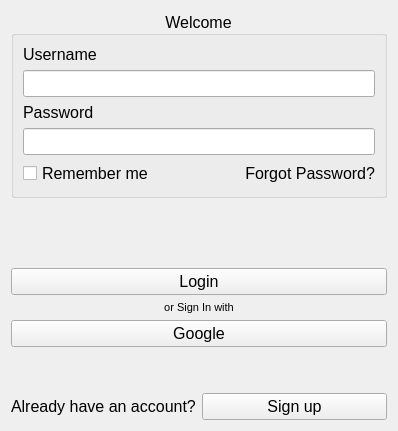
<?xml version="1.0" encoding="UTF-8"?>
<ui version="4.0">
 <class>W_LoginForm</class>
 <widget class="QWidget" name="W_LoginForm">
  <property name="geometry">
   <rect>
    <x>0</x>
    <y>0</y>
    <width>398</width>
    <height>431</height>
   </rect>
  </property>
  <property name="font">
   <font>
    <pointsize>12</pointsize>
   </font>
  </property>
  <property name="windowTitle">
   <string>SIA2 Utilities</string>
  </property>
  <property name="windowIcon">
   <iconset resource="../../Icons/Icons.qrc">
    <normaloff>:/Main/utilities.png</normaloff>:/Main/utilities.png</iconset>
  </property>
  <layout class="QGridLayout" name="gridLayout">
   <item row="13" column="1" colspan="2">
    <widget class="QPushButton" name="pushButton">
     <property name="text">
      <string>Sign up</string>
     </property>
    </widget>
   </item>
   <item row="1" column="0" colspan="3">
    <widget class="QGroupBox" name="groupBox">
     <property name="title">
      <string>Welcome</string>
     </property>
     <property name="alignment">
      <set>Qt::AlignmentFlag::AlignCenter</set>
     </property>
     <layout class="QFormLayout" name="formLayout">
      <item row="0" column="0">
       <widget class="QLabel" name="label">
        <property name="text">
         <string>Username</string>
        </property>
       </widget>
      </item>
      <item row="2" column="0">
       <widget class="QLabel" name="label_2">
        <property name="text">
         <string>Password</string>
        </property>
       </widget>
      </item>
      <item row="1" column="0" colspan="2">
       <widget class="QLineEdit" name="le_UserID"/>
      </item>
      <item row="5" column="0">
       <widget class="QCheckBox" name="checkBox">
        <property name="text">
         <string>Remember me</string>
        </property>
       </widget>
      </item>
      <item row="5" column="1">
       <widget class="QLabel" name="label_3">
        <property name="text">
         <string>Forgot Password?</string>
        </property>
        <property name="alignment">
         <set>Qt::AlignmentFlag::AlignRight|Qt::AlignmentFlag::AlignTrailing|Qt::AlignmentFlag::AlignVCenter</set>
        </property>
       </widget>
      </item>
      <item row="4" column="0" colspan="2">
       <widget class="QLineEdit" name="le_Password"/>
      </item>
     </layout>
    </widget>
   </item>
   <item row="2" column="0" colspan="3">
    <spacer name="verticalSpacer">
     <property name="orientation">
      <enum>Qt::Orientation::Vertical</enum>
     </property>
     <property name="sizeType">
      <enum>QSizePolicy::Policy::Expanding</enum>
     </property>
     <property name="sizeHint" stdset="0">
      <size>
       <width>20</width>
       <height>40</height>
      </size>
     </property>
    </spacer>
   </item>
   <item row="6" column="0" colspan="3">
    <widget class="QPushButton" name="pb_Ok">
     <property name="text">
      <string>Google</string>
     </property>
    </widget>
   </item>
   <item row="13" column="0">
    <widget class="QLabel" name="label_4">
     <property name="text">
      <string>Already have an account?</string>
     </property>
    </widget>
   </item>
   <item row="4" column="0" colspan="3">
    <widget class="QLabel" name="label_Message">
     <property name="font">
      <font>
       <pointsize>8</pointsize>
      </font>
     </property>
     <property name="text">
      <string>or Sign In with</string>
     </property>
     <property name="alignment">
      <set>Qt::AlignmentFlag::AlignCenter</set>
     </property>
    </widget>
   </item>
   <item row="3" column="0" colspan="3">
    <widget class="QPushButton" name="pb_Cancel">
     <property name="text">
      <string>Login</string>
     </property>
    </widget>
   </item>
   <item row="7" column="0" colspan="3">
    <spacer name="verticalSpacer_2">
     <property name="orientation">
      <enum>Qt::Orientation::Vertical</enum>
     </property>
     <property name="sizeType">
      <enum>QSizePolicy::Policy::Maximum</enum>
     </property>
     <property name="sizeHint" stdset="0">
      <size>
       <width>20</width>
       <height>40</height>
      </size>
     </property>
    </spacer>
   </item>
  </layout>
 </widget>
 <resources>
  <include location="../../Icons/Icons.qrc"/>
 </resources>
 <connections/>
</ui>
